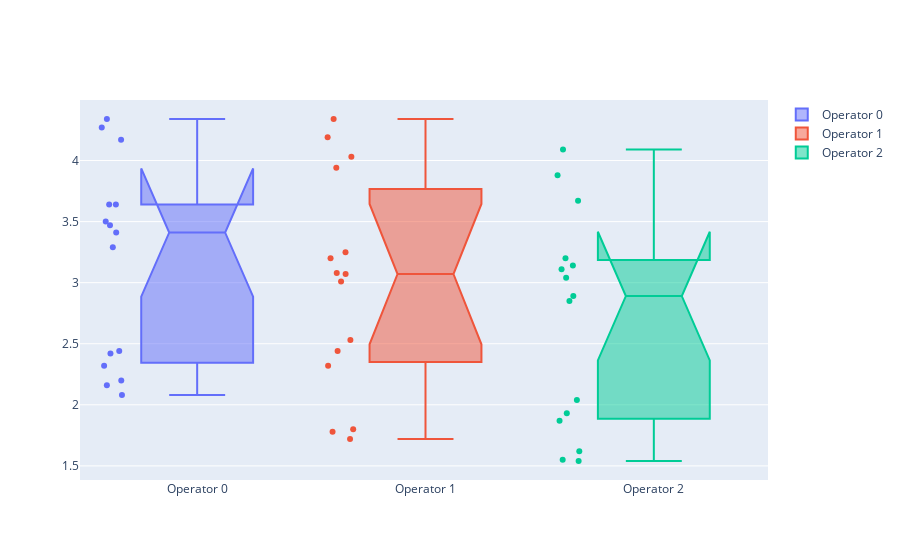

The code cell stored with this chart in its notebook:
### Code cell
# 如果操作員之間的範圍明顯不同，這表明操作員可能是變異的主要來源之一
g.creatOperatorsBoxPlot() # 分析操作員之間的變異性

### Figure 1 — Plotly figure (JSON) as saved in the notebook; plotly's stock layout.template omitted (floating-point values rounded to 4 significant figures)
{"data": [{"boxpoints": "all", "name": "Operator 0", "notched": true, "type": "box", "y": [3.29, 3.41, 3.64, 2.44, 2.32, 2.42, 4.34, 4.17, 4.27, 3.47, 3.5, 3.64, 2.2, 2.08, 2.16]}, {"boxpoints": "all", "name": "Operator 1", "notched": true, "type": "box", "y": [3.08, 3.25, 3.07, 2.53, 1.78, 2.32, 4.19, 3.94, 4.34, 3.01, 4.03, 3.2, 2.44, 1.8, 1.72]}, {"boxpoints": "all", "name": "Operator 2", "notched": true, "type": "box", "y": [3.04, 2.89, 2.85, 1.62, 1.87, 2.04, 3.88, 4.09, 3.67, 3.14, 3.2, 3.11, 1.54, 1.93, 1.55]}], "layout": {}}
